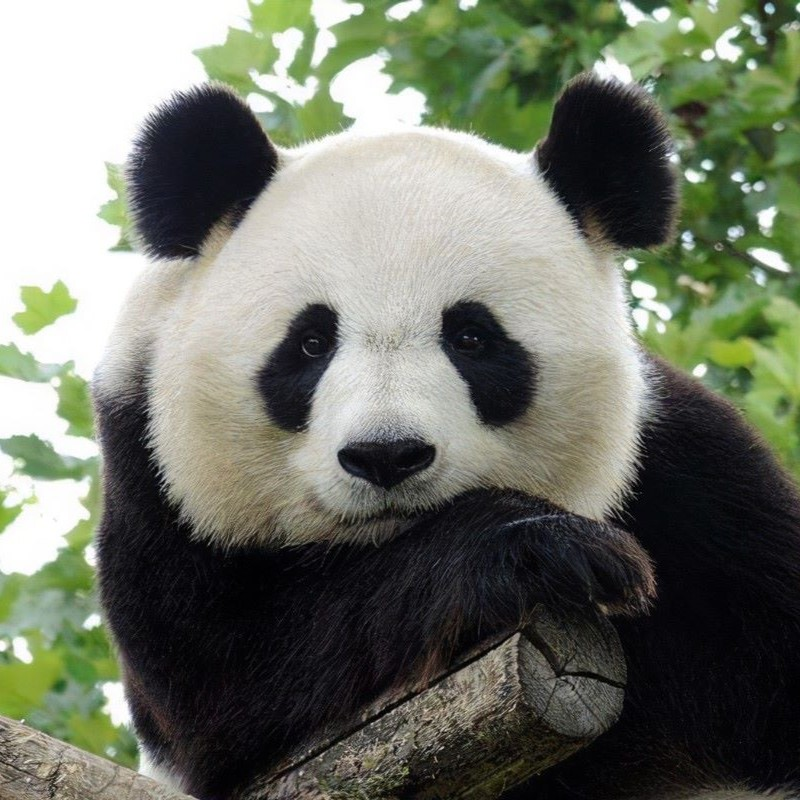
#> input picture images/panda.jpg, 800 x 800 px, found by its file name
$ python Image_processing.py
#> lines starting #> are read from the running program, lines starting #| are printed output that depends on the picture
import cv2 as cv
import random
import numpy as np
from matplotlib import pyplot as plt

# 属性变换
# [199 lines left out: functions attribute, threshold, noise, filtering, morphology, gradient and 3 more, not called in this run]

if __name__ == "__main__":
    img = cv.imread('D:/BS002/images/panda.jpg',cv.IMREAD_GRAYSCALE)
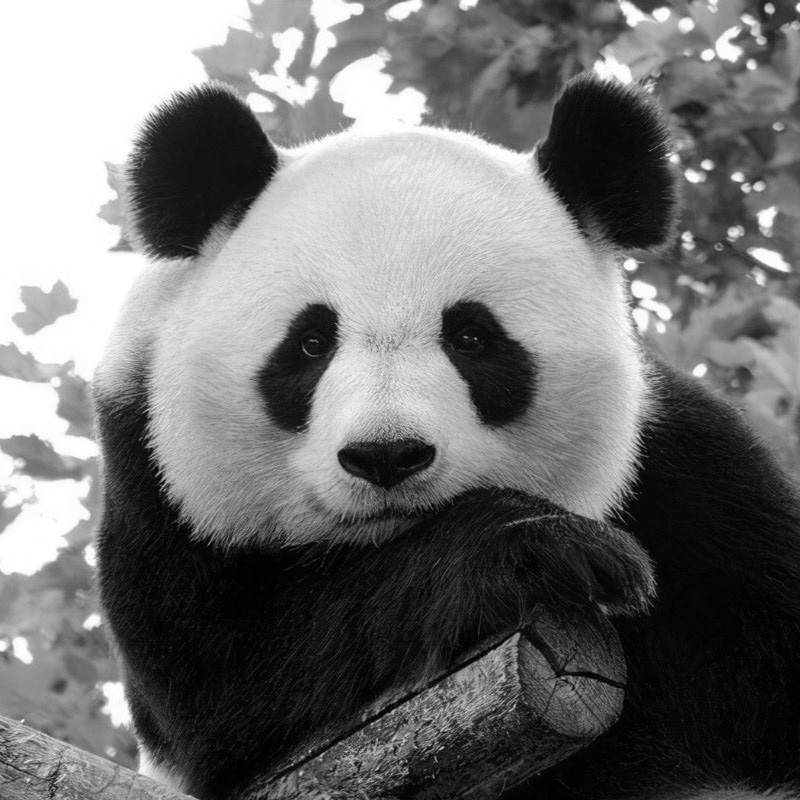
#> img: shape (800, 800); min 0, max 255, mean 113.6
    cv.imwrite('panda_gray.jpg',img)
    cv.imshow("img",img)
    cv.waitKey(0)
